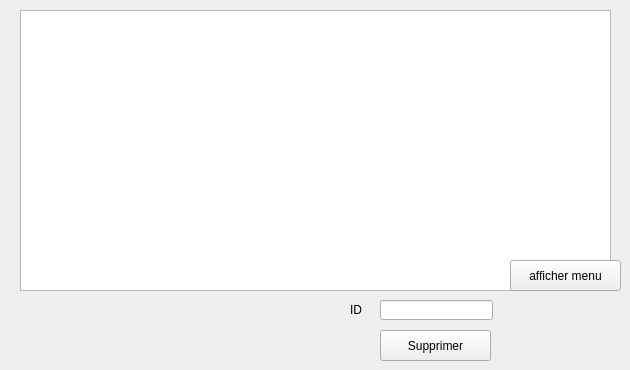
        <widget class="QWidget" name="tab_19">
         <attribute name="title">
          <string>Consulter</string>
         </attribute>
         <widget class="QTableView" name="tableView_4">
          <property name="geometry">
           <rect>
            <x>20</x>
            <y>10</y>
            <width>591</width>
            <height>281</height>
           </rect>
          </property>
         </widget>
         <widget class="QLineEdit" name="textDelete_6">
          <property name="geometry">
           <rect>
            <x>380</x>
            <y>300</y>
            <width>113</width>
            <height>20</height>
           </rect>
          </property>
         </widget>
         <widget class="QLabel" name="label_66">
          <property name="geometry">
           <rect>
            <x>350</x>
            <y>300</y>
            <width>21</width>
            <height>20</height>
           </rect>
          </property>
          <property name="text">
           <string>ID</string>
          </property>
         </widget>
         <widget class="QPushButton" name="pushButton_29">
          <property name="geometry">
           <rect>
            <x>380</x>
            <y>330</y>
            <width>111</width>
            <height>31</height>
           </rect>
          </property>
          <property name="text">
           <string>Supprimer</string>
          </property>
         </widget>
         <widget class="QLabel" name="label_95">
          <property name="geometry">
           <rect>
            <x>500</x>
            <y>300</y>
            <width>71</width>
            <height>41</height>
           </rect>
          </property>
          <property name="text">
           <string/>
          </property>
          <property name="pixmap">
           <pixmap>cor.png</pixmap>
          </property>
         </widget>
         <widget class="QPushButton" name="afficher_menu">
          <property name="geometry">
           <rect>
            <x>510</x>
            <y>260</y>
            <width>111</width>
            <height>31</height>
           </rect>
          </property>
          <property name="text">
           <string>afficher menu</string>
          </property>
         </widget>
        </widget>
